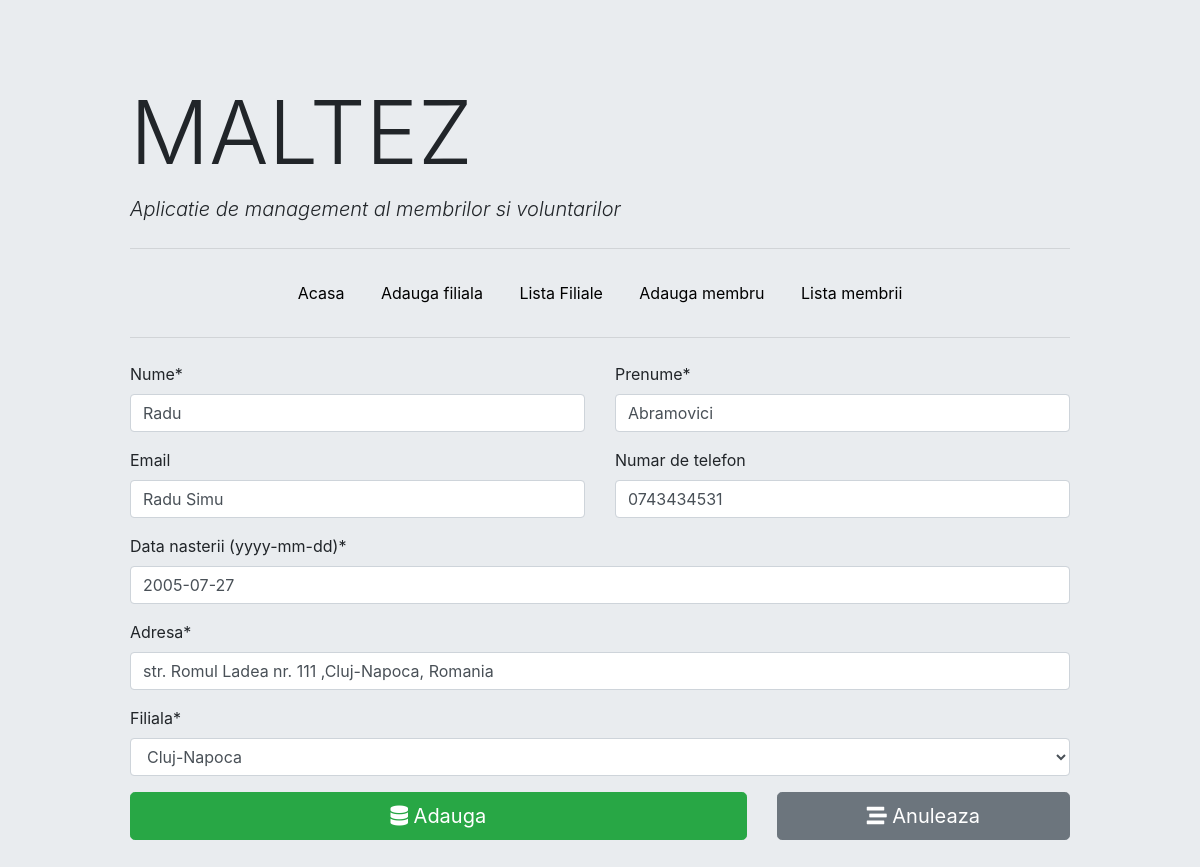
Page /volunteers/2/volunteer_form on the committed database.
### volunteers/models.py (models this page shows, shortened)
class Volunteer(models.Model):
    first_name = models.CharField(max_length=20)
    last_name = models.CharField(max_length=20)
    email = models.CharField(max_length=30)
    phone = models.CharField(max_length=20)
    date_of_birth = models.DateField()
    address = models.CharField(max_length=200)
    branch = models.ForeignKey(Branch, on_delete=models.CASCADE)

### volunteers/views.py (the view, shortened to what this page needs)
# urls.py: path('volunteer_form', views.volunteer_form, name='volunteer_form'),
def volunteer_form(request, id = 0):
    if request.method == "GET":
        if id == 0:
            form = VolunteerForm()
        else:
            volunteer = Volunteer.objects.get(pk=id)
            form = VolunteerForm(instance=volunteer)
        return render(request, "volunteers/volunteer_form.html", {'form': form})

### volunteers/volunteer_form.py
class VolunteerForm(forms.ModelForm):
    class Meta:
        model = Volunteer
        fields = '__all__'
        labels = {
            'first_name': 'Nume',
            'last_name': 'Prenume',
            'email': 'Email',
            'phone': 'Numar de telefon',
            'date_of_birth': 'Data nasterii (yyyy-mm-dd)',
            'address': 'Adresa',
            'branch': 'Filiala'
        }
    def __init__(self, *args, **kwargs):
        super(VolunteerForm, self).__init__(*args, **kwargs)
        self.fields['branch'].empty_label = "Selecteaza filiala"
        self.fields['email'].required = False
        self.fields['phone'].required = False

### volunteers/models.py (called while the page is built)
    def __str__(self):
        return "%s" % self.name

### volunteers/templates/volunteers/volunteer_form.html (shortened to what this page needs)
{% extends "volunteers/base.html" %}
{% load crispy_forms_tags %}
{% block content %}
<form action="" method="post" autocomplete="off">
    <div class="row">
        <div class="col-md-6">
            {{form.first_name|as_crispy_field}}
        </div>
        <div class="col-md-6">
            {{form.last_name|as_crispy_field}}
        </div>
    </div>
    <div class="row">
        <div class="col-md-6">
                {{form.email|as_crispy_field}}
        </div>
        <div class="col-md-6">
                {{form.phone|as_crispy_field}}
        </div>
    </div>
    {{form.date_of_birth|as_crispy_field}}
    {{form.address|as_crispy_field}}
    {{form.branch|as_crispy_field}}
    <div class="row">
        <div class="col-md-8">
            <button type="submit" class="btn btn-success btn-block btn-lg"><i class="fas fa-database"></i> Adauga</button>
        </div>
        <div class="col-md-4">
            <a href="{% url 'volunteers_list' %}" class="btn btn-secondary btn-block btn-lg"><i class="fas fa-stream"></i> Anuleaza</a>
        </div>
    </div>
</form>
{% endblock content %}

### rows in the picture
Volunteer: first_name "Radu", last_name "Abramovici", email "Radu Simu", phone "0743434531", date_of_birth "2005-07-27", address "str. Romul Ladea nr. 111 ,Cluj-Napoca, Romania", branch "Cluj-Napoca"
